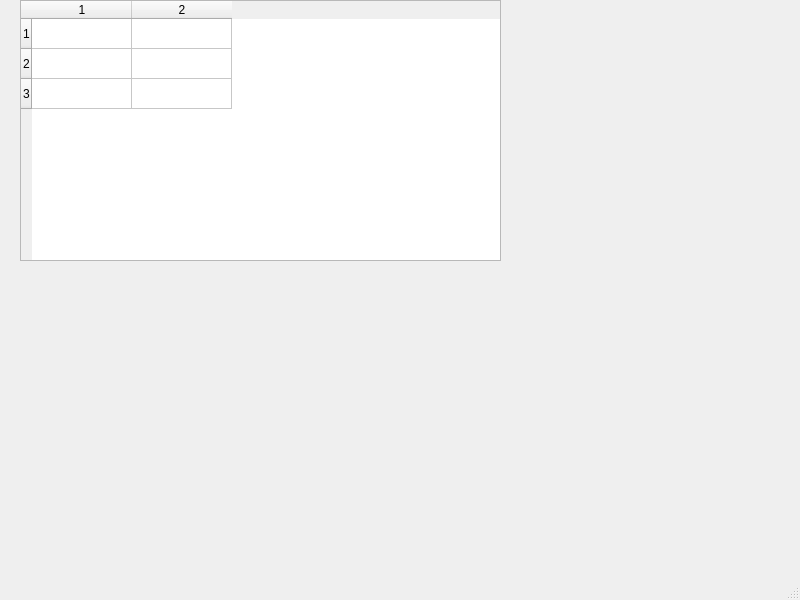
<?xml version="1.0" encoding="UTF-8"?>
<ui version="4.0">
 <class>MainWindow</class>
 <widget class="QMainWindow" name="MainWindow">
  <property name="geometry">
   <rect>
    <x>0</x>
    <y>0</y>
    <width>800</width>
    <height>600</height>
   </rect>
  </property>
  <property name="windowTitle">
   <string>MainWindow</string>
  </property>
  <widget class="QWidget" name="centralwidget">
   <widget class="QTableWidget" name="tableWidget">
    <property name="geometry">
     <rect>
      <x>20</x>
      <y>0</y>
      <width>481</width>
      <height>261</height>
     </rect>
    </property>
    <property name="rowCount">
     <number>3</number>
    </property>
    <property name="columnCount">
     <number>2</number>
    </property>
    <row/>
    <row/>
    <row/>
    <column/>
    <column/>
   </widget>
  </widget>
  <widget class="QMenuBar" name="menubar">
   <property name="geometry">
    <rect>
     <x>0</x>
     <y>0</y>
     <width>800</width>
     <height>19</height>
    </rect>
   </property>
  </widget>
  <widget class="QStatusBar" name="statusbar"/>
 </widget>
 <resources/>
 <connections/>
</ui>
